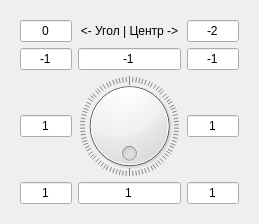
<?xml version="1.0" encoding="UTF-8"?>
<ui version="4.0">
 <class>EmbossProcessorSettingDialog</class>
 <widget class="QWidget" name="EmbossProcessorSettingDialog">
  <property name="geometry">
   <rect>
    <x>0</x>
    <y>0</y>
    <width>259</width>
    <height>214</height>
   </rect>
  </property>
  <property name="windowTitle">
   <string>Form</string>
  </property>
  <layout class="QVBoxLayout" name="verticalLayout">
   <item>
    <widget class="QWidget" name="widget" native="true">
     <layout class="QGridLayout" name="gridLayout">
      <item row="0" column="2">
       <widget class="QLabel" name="label">
        <property name="text">
         <string>&lt;- Угол | Центр -&gt;</string>
        </property>
        <property name="alignment">
         <set>Qt::AlignCenter</set>
        </property>
       </widget>
      </item>
      <item row="0" column="3">
       <widget class="QLineEdit" name="edit_11">
        <property name="text">
         <string>-2</string>
        </property>
        <property name="alignment">
         <set>Qt::AlignCenter</set>
        </property>
        <property name="readOnly">
         <bool>true</bool>
        </property>
       </widget>
      </item>
      <item row="3" column="1">
       <widget class="QLineEdit" name="edit_20">
        <property name="text">
         <string>1</string>
        </property>
        <property name="alignment">
         <set>Qt::AlignCenter</set>
        </property>
        <property name="readOnly">
         <bool>true</bool>
        </property>
       </widget>
      </item>
      <item row="3" column="3">
       <widget class="QLineEdit" name="edit_22">
        <property name="text">
         <string>1</string>
        </property>
        <property name="alignment">
         <set>Qt::AlignCenter</set>
        </property>
        <property name="readOnly">
         <bool>true</bool>
        </property>
       </widget>
      </item>
      <item row="2" column="1">
       <widget class="QLineEdit" name="edit_10">
        <property name="text">
         <string>1</string>
        </property>
        <property name="alignment">
         <set>Qt::AlignCenter</set>
        </property>
        <property name="readOnly">
         <bool>true</bool>
        </property>
       </widget>
      </item>
      <item row="1" column="3">
       <widget class="QLineEdit" name="edit_02">
        <property name="text">
         <string>-1</string>
        </property>
        <property name="alignment">
         <set>Qt::AlignCenter</set>
        </property>
        <property name="readOnly">
         <bool>true</bool>
        </property>
       </widget>
      </item>
      <item row="1" column="1">
       <widget class="QLineEdit" name="edit_00">
        <property name="text">
         <string>-1</string>
        </property>
        <property name="alignment">
         <set>Qt::AlignCenter</set>
        </property>
        <property name="readOnly">
         <bool>true</bool>
        </property>
       </widget>
      </item>
      <item row="1" column="2">
       <widget class="QLineEdit" name="edit_01">
        <property name="text">
         <string>-1</string>
        </property>
        <property name="alignment">
         <set>Qt::AlignCenter</set>
        </property>
        <property name="readOnly">
         <bool>true</bool>
        </property>
       </widget>
      </item>
      <item row="2" column="2">
       <widget class="QDial" name="dial">
        <property name="minimumSize">
         <size>
          <width>103</width>
          <height>100</height>
         </size>
        </property>
        <property name="maximum">
         <number>360</number>
        </property>
        <property name="singleStep">
         <number>1</number>
        </property>
        <property name="pageStep">
         <number>45</number>
        </property>
        <property name="orientation">
         <enum>Qt::Horizontal</enum>
        </property>
        <property name="wrapping">
         <bool>true</bool>
        </property>
        <property name="notchesVisible">
         <bool>true</bool>
        </property>
       </widget>
      </item>
      <item row="3" column="2">
       <widget class="QLineEdit" name="edit_21">
        <property name="text">
         <string>1</string>
        </property>
        <property name="alignment">
         <set>Qt::AlignCenter</set>
        </property>
        <property name="readOnly">
         <bool>true</bool>
        </property>
       </widget>
      </item>
      <item row="0" column="1">
       <widget class="QLineEdit" name="editAngle">
        <property name="text">
         <string>0</string>
        </property>
        <property name="alignment">
         <set>Qt::AlignCenter</set>
        </property>
        <property name="readOnly">
         <bool>true</bool>
        </property>
       </widget>
      </item>
      <item row="2" column="3">
       <widget class="QLineEdit" name="edit_12">
        <property name="text">
         <string>1</string>
        </property>
        <property name="alignment">
         <set>Qt::AlignCenter</set>
        </property>
        <property name="readOnly">
         <bool>true</bool>
        </property>
       </widget>
      </item>
     </layout>
    </widget>
   </item>
  </layout>
 </widget>
 <resources/>
 <connections/>
</ui>
